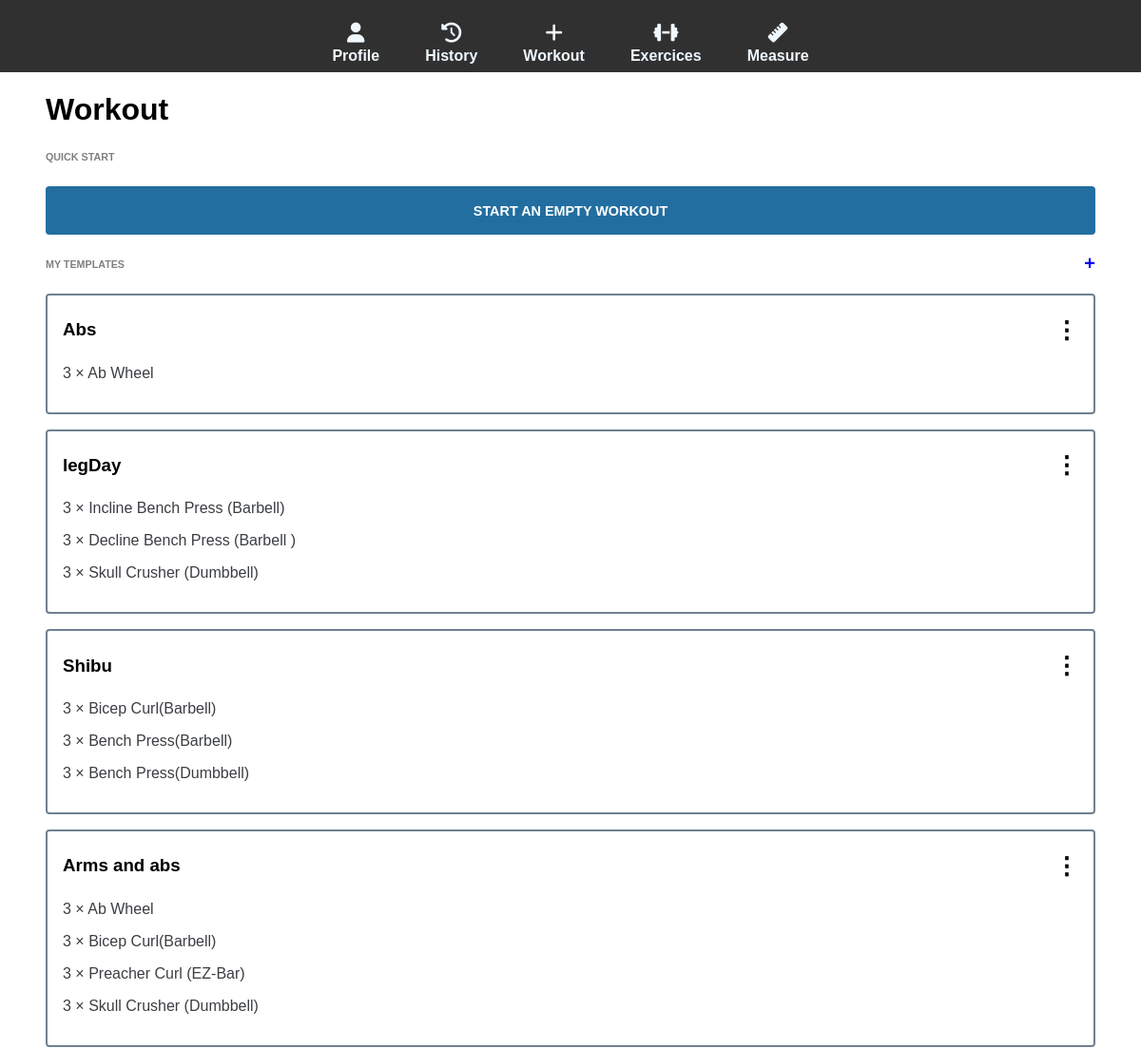
/workouts (signed in, upper part), run on an earlier commit of the app's database.
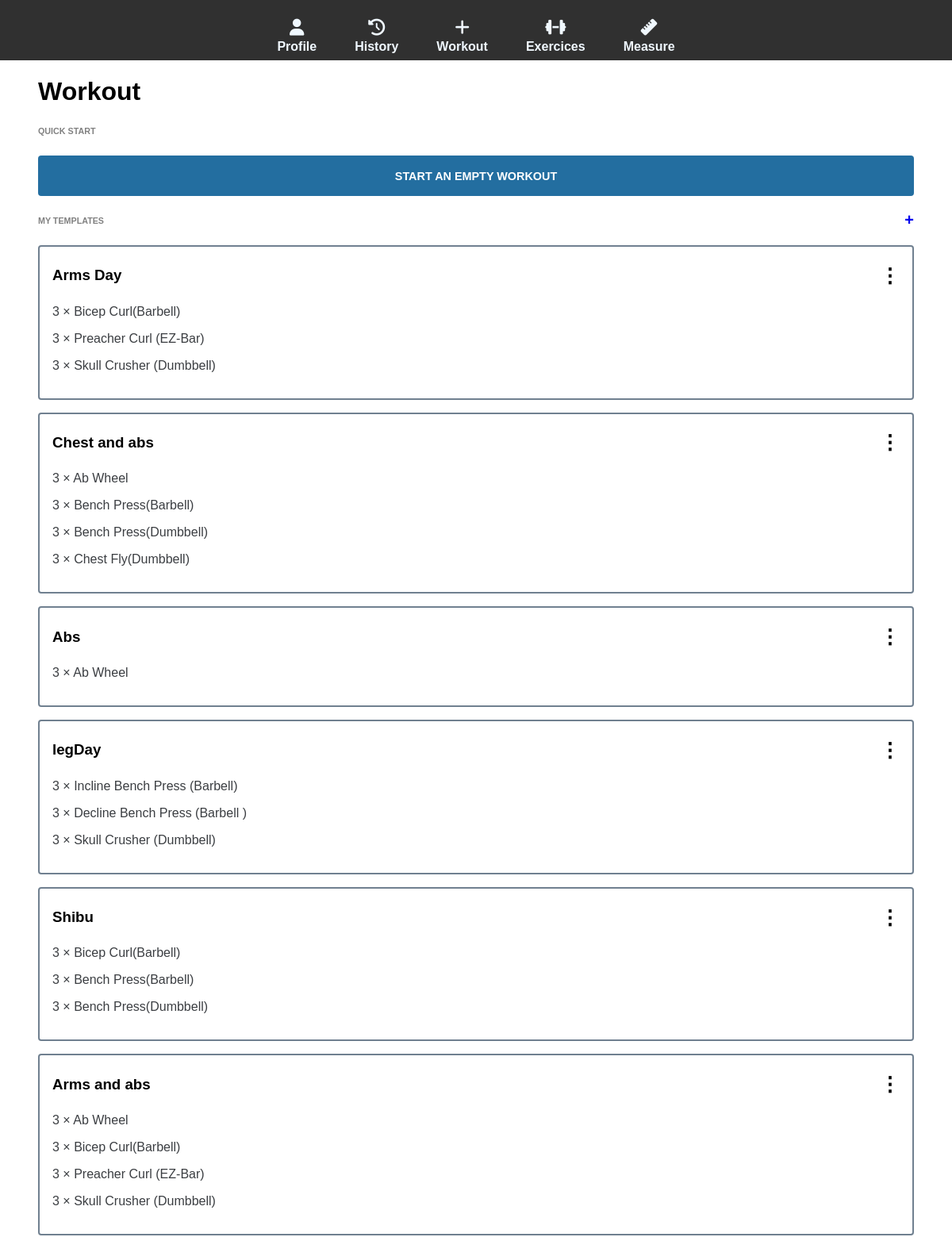
And on a later commit of the database.
### home/models.py (models this page shows, shortened)
class WorkoutTemplate(models.Model):
    user = models.ForeignKey(User, on_delete= models.CASCADE ,null = True, blank=True)
    name = models.CharField(max_length=255,null = True,blank=True)

class WorkoutExercise(models.Model):
    workout_template = models.ForeignKey(WorkoutTemplate, on_delete=models.CASCADE)
    exercise = models.ForeignKey(Exercise, on_delete=models.CASCADE)
    sets = models.PositiveIntegerField()

class Exercise(models.Model):
    BODY_PART_CHOICES = [
        ("None",'None'),
        ("Core","Core"),
        ("Arms","Arms"),
        ("Back","Back"),
        ("Chest","Chest"),
        ("Legs","Legs"),
        ("Shoulders","Shoulders"),
        ("Other","Other"),
        ("Olympic","Olympic"),
        ("Full body","Full body"),
        ("Cardio","Cardio"),
    ]
    CATEGORY_CHOICES = [
        ("Barbell","Barbell"),
        ("Dumbbell","Dumbbell"),
        ("Machine/Other","Machine/Other"),
        ("Weighted bodyweight","Weighted bodyweight"),
        ("Assisted body","Assisted body"),
        ("Reps only","Reps only"),
        ("Cardio exercice","Cardio exercice"),
        ("Duration","Duration"),
    ]
    name = models.CharField(max_length=100,null=True,blank=True)
    body_part = models.CharField(max_length=100,choices= BODY_PART_CHOICES,null=True,blank=True)
    category = models.CharField(max_length=100,choices= CATEGORY_CHOICES,null=True,blank=True)
    image_url = models.URLField(null=True,blank=True)
    def __str__(self) :
        return self.name

### home/views.py (the view)
# urls.py: path('workouts',views.addWorkout,name="workouts"),
def addWorkout(request):
    context={
        "myTemplates" :WorkoutTemplate.objects.filter(user= request.user).order_by('-id')
    }
    return render(request,'home/addWorkout.html',context)

### home/templates/home/addWorkout.html (shortened to what this page needs)
{% include 'index.html' %}
{% load static %}
{% block head %}
<link rel="stylesheet" href="{% static 'home/css/addWorkout.css' %}?{% now "d" %}">
{% endblock head %}
{% block body %}
    <div class="container">
        <h1>Workout</h1>
        <h6>QUICK START</h6>
        <button id="start-empty-workout" data-url="{% url 'start-empty-workout' %}">START AN EMPTY WORKOUT</button>
        <div class="section-2">
            <h6>MY TEMPLATES</h6>
            <span><a href="{% url 'new-template' %}">+</a></span>
        </div>
        <div class="my-templates">
            {% for template in myTemplates  %}
                <div class="card">
                    <div class="card-heading">
                        <h3>{{template.name}}</h3>
                        <span>&#8942;</span>
                    </div>
                    {% for i in template.workoutexercise_set.all %}
                            <p>{{i.sets}} &times {{i.exercise}}</p>
                    {% endfor %}
                </div>
            {% endfor %}
        </div>
    </div>
{% endblock body %}

What changed in the data, as far as the page shows it:
added WorkoutTemplate: name "Arms Day"
added WorkoutExercise: sets "3", exercise "Bicep Curl(Barbell)", shown under "Arms Day"
added WorkoutExercise: sets "3", exercise "Preacher Curl (EZ-Bar)", shown under "Arms Day"
added WorkoutExercise: sets "3", exercise "Skull Crusher (Dumbbell)", shown under "Arms Day"
added WorkoutTemplate: name "Chest and abs"
added WorkoutExercise: sets "3", exercise "Ab Wheel", shown under "Chest and abs"
added WorkoutExercise: sets "3", exercise "Bench Press(Barbell)", shown under "Chest and abs"
added WorkoutExercise: sets "3", exercise "Bench Press(Dumbbell)", shown under "Chest and abs"
added WorkoutExercise: sets "3", exercise "Chest Fly(Dumbbell)", shown under "Chest and abs"
